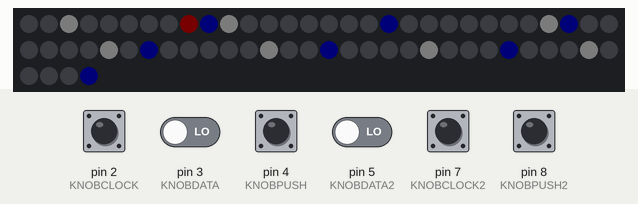
The sketch below on a simulated Arduino Uno, built with avr-gcc and run on an emulated ATmega328P. Shown: 64 RGB LEDs in strip order, left to right, continuing on the next row. The test bench sets the inputs (shaded band); at power-on: pin 2 (KNOBCLOCK), pin 4 (KNOBPUSH), pin 7 (KNOBCLOCK2), pin 8 (KNOBPUSH2) HIGH, pin 3 (KNOBDATA), pin 5 (KNOBDATA2) LOW. Dim RGB values are drawn brighter than linear.

Above: at 4.2 s.
4.3 s: pin 4 (KNOBPUSH) pulled LOW for 0.15 s
At 5.0 s:
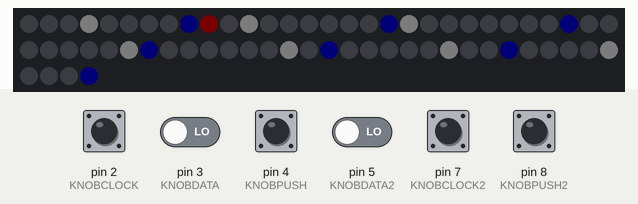
5.9 s: pin 4 (KNOBPUSH) pulled LOW for 1 s
At 6.5 s:
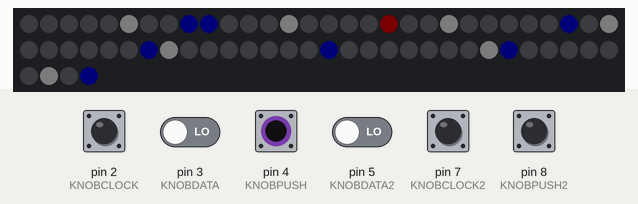
Timing chart, 0 to 8.9 s (numbered marks = the images above; inputs shaded):
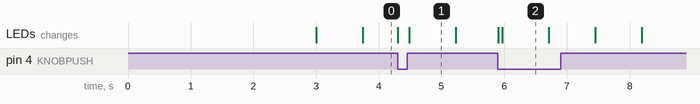

The sketch:

sequencer.ino
```cpp
#include <FastLED.h>

// LEDs
FASTLED_USING_NAMESPACE

#define DATA_PIN 6
//#define CLK_PIN   4
#define LED_TYPE WS2811
#define COLOR_ORDER GRB
const uint8_t NUM_LEDS = 64;
CRGB leds[NUM_LEDS];

#define BRIGHTNESS 3
#define FRAMES_PER_SECOND 120

// Rotary Encoder (Sequence Editing)
const uint8_t KNOBCLOCK = 2;
const uint8_t KNOBDATA = 3;
const uint8_t KNOBPUSH = 4;
uint8_t encoderPosCount = 0;
uint8_t knobClockLast;
uint8_t clockVal;
boolean bCW;
unsigned long lastKnobPush = 0;

// Rotary Encoder (Config Editing)
const uint8_t KNOBCLOCK2 = 7;
const uint8_t KNOBDATA2 = 5;
const uint8_t KNOBPUSH2 = 8;
uint8_t encoderPosCount2 = 0;
uint8_t knobClockLast2;
uint8_t clockVal2;
boolean bCW2;
unsigned long lastKnobPush2 = 0;

// BPM
unsigned long bpm = 80;
unsigned long lastBeat = millis();

byte steps = 8;
byte step = 0;
byte editStep = 0;

byte octave = 4;

// Keys
byte aMaj[] = {
  0x45,  // A4
  0x44,  // G#3
  0x42,  // F#3
  0x40,  // E3
  0x3E,  // D3
  0x3D,  // C#3
  0x3B,  // B3
  0x39,  // A3
};

// Sequence
byte sequence[8] = { 0, 1, 2, 3, 4, 5, 6, 7 };

void updateEncoder() {
  // Read the current state of clock
  clockVal = digitalRead(KNOBCLOCK);

  // Serial.print("clockVal == 1: ");
  // Serial.println(clockVal == 1);

  // If last and current state of CLK are different, then pulse occurred
  // React to only 1 state change to avoid double count
  if (clockVal != knobClockLast && clockVal == 1) {
    // Means the knob is rotating, we need to determine a direction
    // We do that by reading the data pin
    if (digitalRead(KNOBDATA) != clockVal) {  // Means clock pin changed first and we're rotating Clockwise
      sequence[editStep]++;
      encoderPosCount++;
      bCW = true;
    } else {  // Otherwise data changed first and we're moving CCW
      bCW = false;
      encoderPosCount--;
      sequence[editStep]--;
    }

    // Only update the sequence if we have a change
    // Serial.print("Encoder Position: ");
    // Serial.println(encoderPosCount);
    // Serial.print("sequence[editStep]: ");
    // Serial.println(sequence[editStep]);
  }

  knobClockLast = clockVal;  // Make sure this stays outside of the change checking conditional above

  // Knob push stuff

  // Read the button state
  int pushState = digitalRead(KNOBPUSH);

  // If we detect LOW signal, button is pressed
  if (pushState == LOW) {
    // if 50ms have passed since last LOW pulse, it means that the
    // button has been pressed, released and pressed again
    if (millis() - lastKnobPush > 50) {
      editStep++;
      if (editStep == 8) {
        editStep = 0;
      }
    }

    lastKnobPush = millis();
  }
}

void updateEncoder2() {
  // Read the current state of clock
  clockVal2 = digitalRead(KNOBCLOCK2);

  // Serial.print("clockVal == 1: ");
  // Serial.println(clockVal == 1);

  // If last and current state of CLK are different, then pulse occurred
  // React to only 1 state change to avoid double count
  if (clockVal2 != knobClockLast2 && clockVal2 == 1) {
    // Means the knob is rotating, we need to determine a direction
    // We do that by reading the data pin
    if (digitalRead(KNOBDATA2) != clockVal2) {  // Means clock pin changed first and we're rotating Clockwise
      // sequence[editStep]++;
      bpm++;
      encoderPosCount2++;
      bCW2 = true;
    } else {  // Otherwise data changed first and we're moving CCW
      bCW2 = false;
      encoderPosCount2--;
      // sequence[editStep]--;
      bpm--;
    }

    // Only update the sequence if we have a change
    // Serial.print("Encoder Position: ");
    // Serial.println(encoderPosCount);
    // Serial.print("sequence[editStep]: ");
    // Serial.println(sequence[editStep]);
  }

  knobClockLast2 = clockVal2;  // Make sure this stays outside of the change checking conditional above

  // Knob push stuff

  // Read the button state
  int pushState = digitalRead(KNOBPUSH2);

  // If we detect LOW signal, button is pressed
  if (pushState == LOW) {
    // if 50ms have passed since last LOW pulse, it means that the
    // button has been pressed, released and pressed again
    if (millis() - lastKnobPush2 > 50) {
      // editStep++;
      // if (editStep == 8) {
      //   editStep = 0;
      // }
    }

    lastKnobPush2 = millis();
  }
}

// Theme
CRGB beatLineColor = CRGB::LightGrey;

void setup() {
  Serial.begin(9600);
  delay(3000);  // 3 second delay for recovery

  // tell FastLED about the LED strip configuration
  FastLED.addLeds<LED_TYPE, DATA_PIN, COLOR_ORDER>(leds, NUM_LEDS).setCorrection(TypicalLEDStrip);
  //FastLED.addLeds<LED_TYPE,DATA_PIN,CLK_PIN,COLOR_ORDER>(leds, NUM_LEDS).setCorrection(TypicalLEDStrip);

  // set master brightness control
  FastLED.setBrightness(BRIGHTNESS);
}

void loop() {
  if (millis() - lastBeat > 60000 / bpm) {
    lastBeat = millis();

    step++;
    if (step == steps) {
      step = 0;
    }
  }

  updateEncoder();
  updateEncoder2();

  FastLED.clear();

  // Draw "current beat" line that moves across the grid indicating which note is currently being played
  leds[step] = beatLineColor;
  leds[step + 8] = beatLineColor;
  leds[step + 16] = beatLineColor;
  leds[step + 24] = beatLineColor;
  leds[step + 32] = beatLineColor;
  leds[step + 40] = beatLineColor;
  leds[step + 48] = beatLineColor;
  leds[step + 56] = beatLineColor;

  // Draw the note sequence
  for (byte i = 0; i < steps; i++) {
    if (i == editStep) {
      leds[i + (sequence[i] * 8)] = CRGB::DarkRed;
    } else {
      leds[i + (sequence[i] * 8)] = CRGB::DarkBlue;
    }
  }

  // send the 'leds' array out to the actual LED strip
  FastLED.show();
  // insert a delay to keep the framerate modest
  // FastLED.delay(1000/FRAMES_PER_SECOND);
}
```

Measured:
- what the display in image 1 shows lasts 0.7 s, from 4.5 s to 5.2 s
